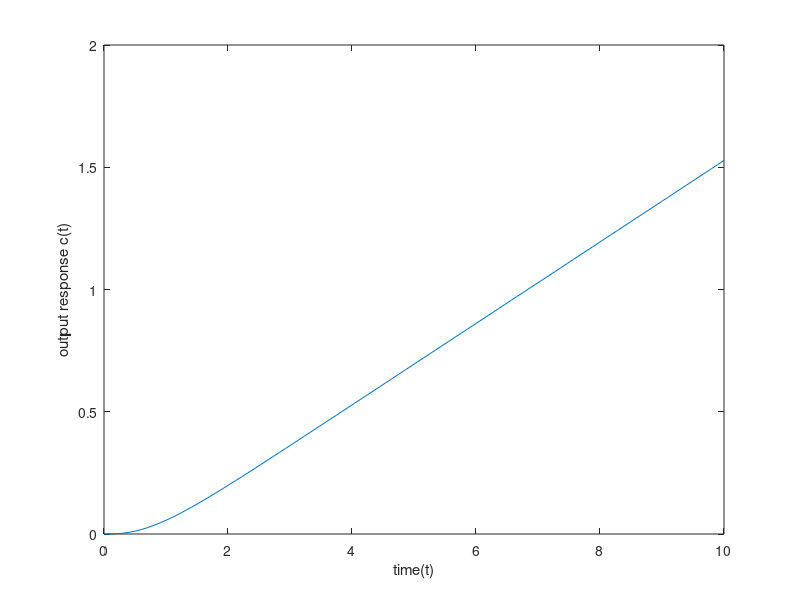

MATLAB code for this plot:
t=linspace(0,10,100);
c=(-1/9)*exp(-3*t)+(1/4)*exp(-2*t)-(5/36)+(1/6)*t;
plot(t,c)
xlabel('time(t)')
ylabel('output response c(t)')
